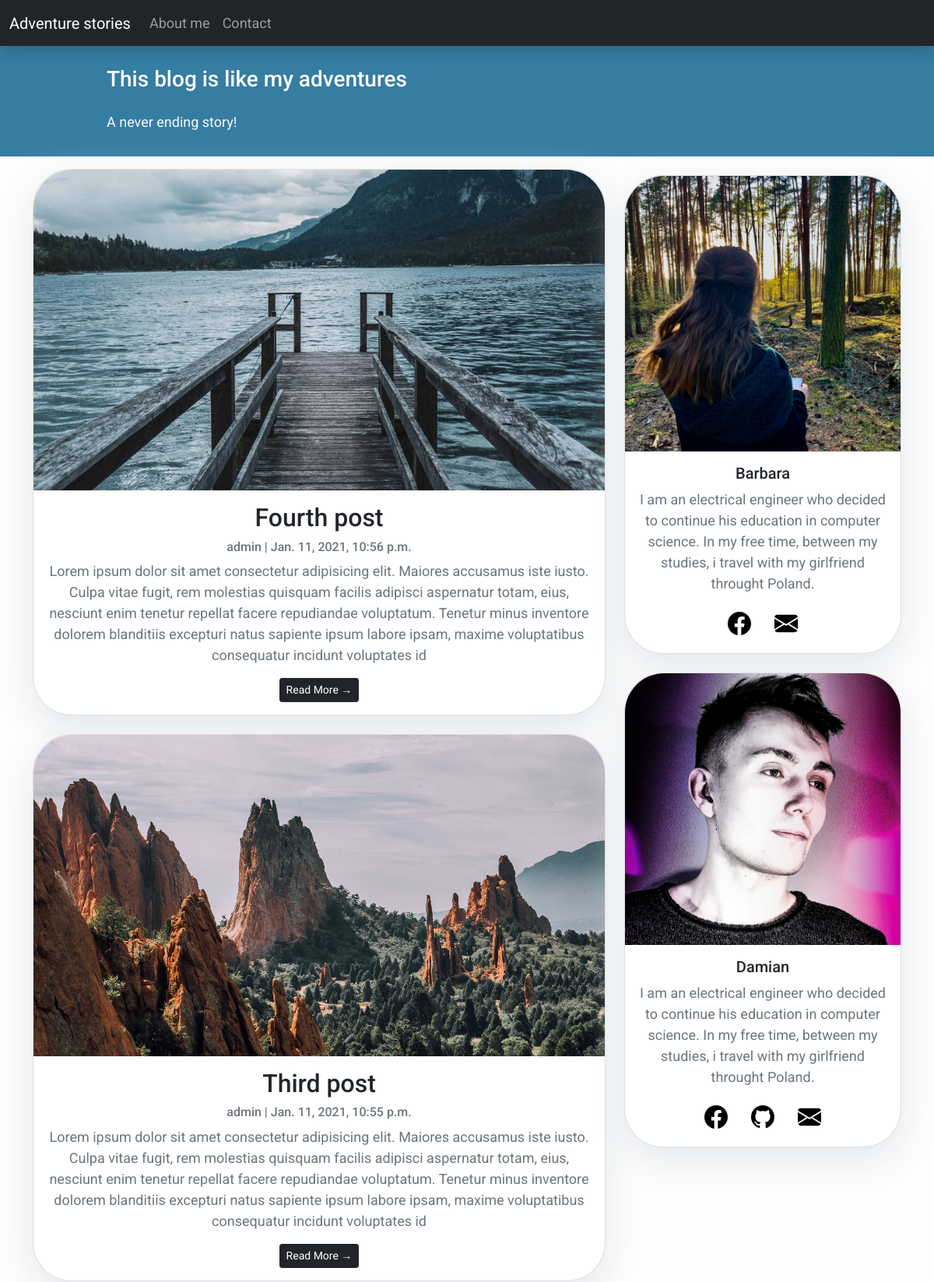
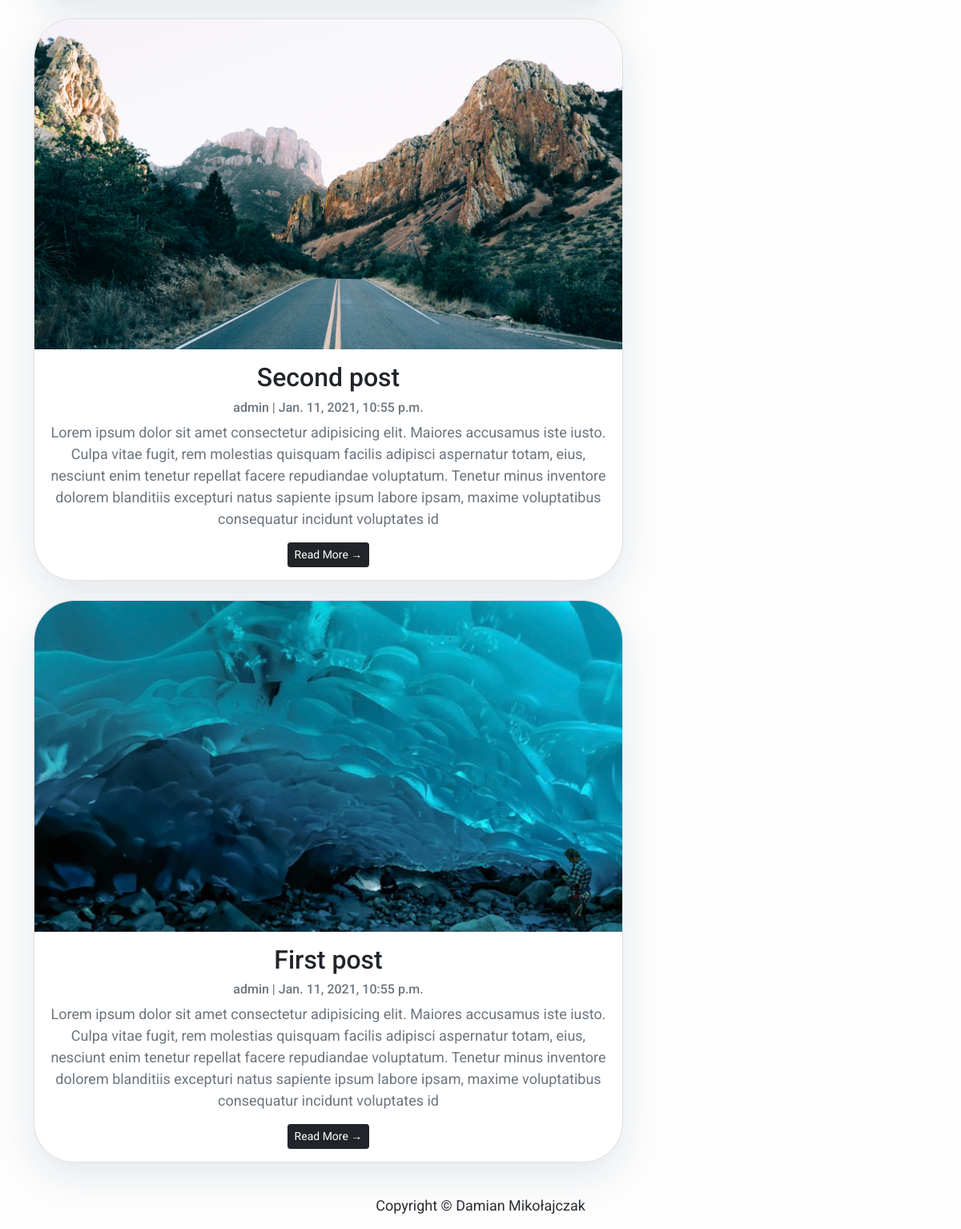
Before: / with the older database file (2 pictures, top to bottom).
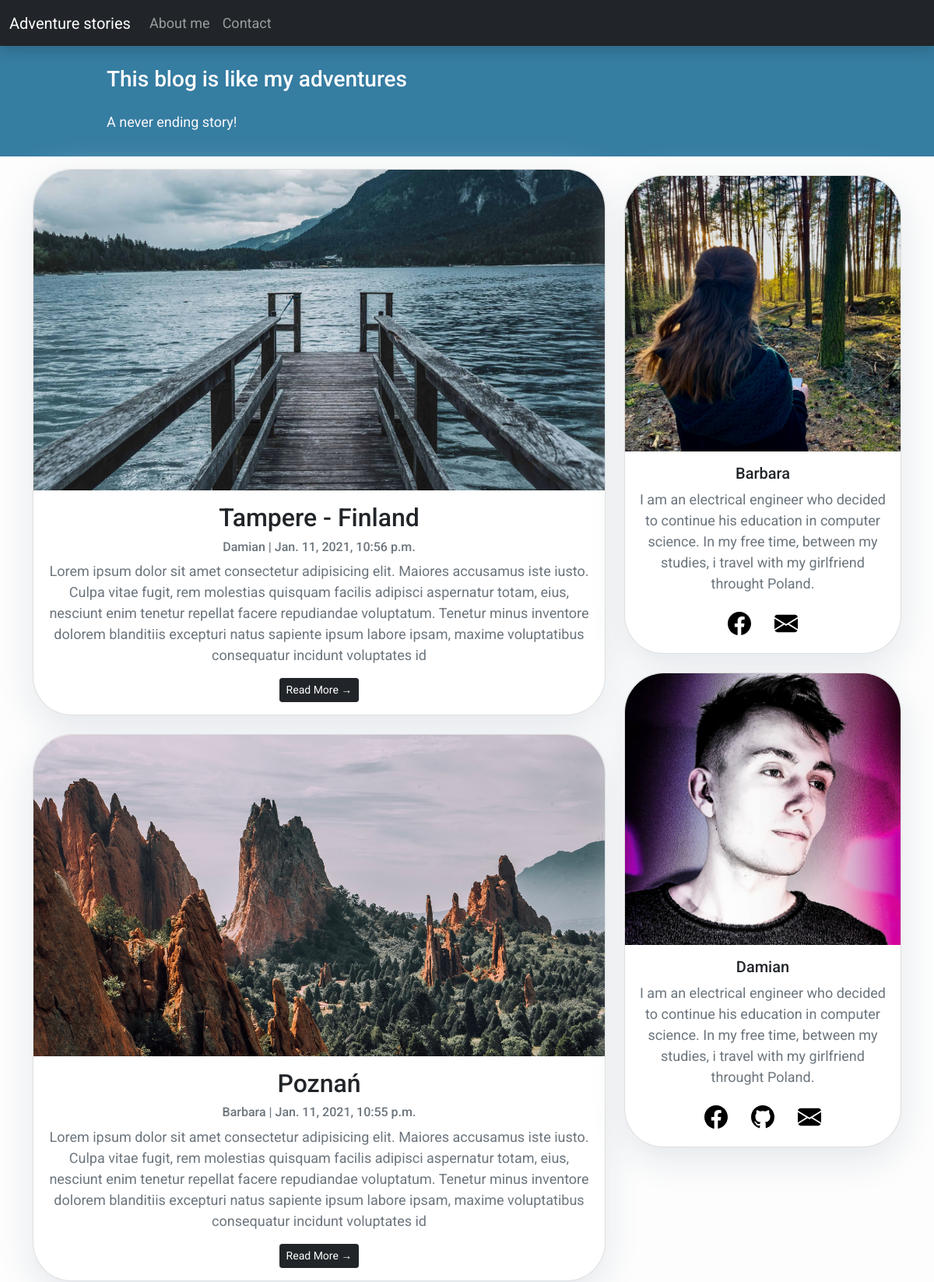
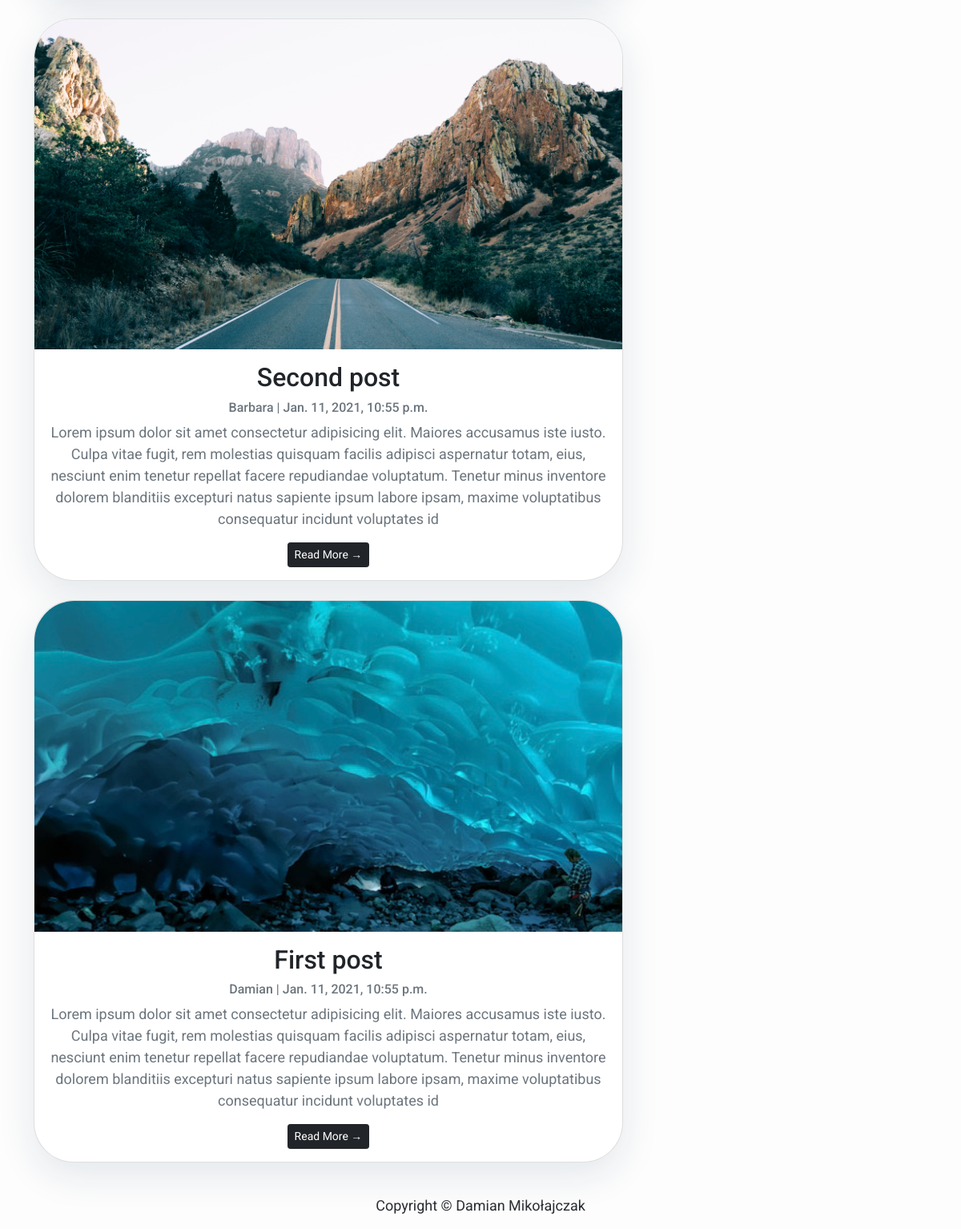
After: the same page with the newer database file (2 pictures, top to bottom).
### blogApp/models.py (models this page shows, shortened)
class Post(models.Model):
    title = models.CharField(max_length=200, unique=True)
    slug = models.SlugField(max_length=200, unique=True)
    author = models.ForeignKey(User, on_delete= models.CASCADE,related_name='blog_posts')
    updated_on = models.DateTimeField(auto_now= True)
    photo = models.ImageField(null=True, blank=True)
    content = models.TextField()
    created_on = models.DateTimeField(auto_now_add=True)
    status = models.IntegerField(choices=STATUS, default=0)
    class Meta:
        ordering = ['-created_on']

### blogApp/views.py (the view)
# urls.py: path('', views.PostList.as_view(), name='home'),
class PostList(generic.ListView):
    queryset = Post.objects.filter(status=1).order_by('-created_on')
    template_name = 'index.html'

### templates/index.html (shortened to what this page needs)
{% extends "base.html" %}
{% block content %}
<header class="masthead">
    <div class="container">
        <div class="row">
            <div class=" col-md-8 col-md-10 mx-auto">
                <div class="site-heading">
                    <h3 class="site-heading my-4 mt-3 text-white"> This blog is like my adventures  </h3>
                    <p class="text-light">A never ending story! </p>
                </div>
            </div>
        </div>
    </div>
</header>
<section>
    <div class="container">
        <div class="row">
            <div class="col-md-8 mt-3 left" >
                {% for post in post_list %}
                <div class="post-card card text-center mb-4" >
                    <img class="post-image card-img-top" src="{{post.photo.url}}" alt="Can't load photo">
                    <div class="card-body">
                        <h2 class="card-title">{{ post.title }}</h2>
                        <p class="card-text text-muted h6">{{ post.author }} | {{ post.created_on}} </p>
                        <p class="card-text text-muted">{{post.content|slice:":400" }}</p>
                        <a href="{% url 'entire_post' post.slug  %}" class="btn btn-dark btn-sm">Read More &rarr;</a>
                    </div>
                </div>
                {% endfor %}
            </div>
            {% block sidebar %} {% include 'sidebar.html' %} {% endblock sidebar %}
        </div>
    </div>
</section>
{%endblock%}

### templates/base.html (shortened to what this page needs)
<!DOCTYPE html>
<html>
    <head>
        <link href="https://cdn.jsdelivr.net/npm/bootstrap@5.0.0-beta1/dist/css/bootstrap.min.css" rel="stylesheet">
    </head>
    <body>
        <nav class="navbar navbar-expand-lg navbar-dark bg-dark shadow" id="mainNav">
            <div class="container-fluid">
                <a class="navbar-brand" href="{% url 'home' %}">Adventure stories</a>
                <div class="collapse navbar-collapse" id="navbarResponsive">
                    <ul class="navbar-nav ml-auto">
                        <li class="nav-item text-black">
                            <a class="nav-link text-black font-weight-bold" href="#">About me</a>
                        </li>
                        <li class="nav-item text-black">
                            <a class="nav-link text-black font-weight-bold" href="#">Contact</a>
                        </li>
                    </ul>
                </div>
            </div>
        </nav>
        {% block content %}
        {% endblock content %}
        <footer class="py-3 bg-grey">
            <p class="m-0 text-dark text-center ">Copyright &copy; Damian Mikołajczak</p>
        </footer>
    </body>
</html>

### templates/sidebar.html (shortened to what this page needs)
{% block sidebar %}
<div class="col-md-4 float-right ">
    <div class="user-card card my-4">
        <img class="user-image card-img-top" src="images/barbara.jpg" alt="Here should be Barbaras face :)">
        <div class="card-body  text-center">
            <h5 class="card-title" >Barbara</h5>
            <p class="card-text text-muted">
                I am an electrical engineer who decided to continue his education in computer science. In my free time, between my studies, i travel with my girlfriend throught Poland.</p>
                <a href="https://www.facebook.com/basia.sibinska" class="btn btn-link"><img class="btn-img" src="images/facebook.svg" alt="Facebook"></a>
                <a href="#" class="btn btn-link"><img class="btn-img"src="images/mail.svg" alt="Mail"></a>
        </div>
    </div>
    <div class="user-card card my-4">
        <img class="user-image card-img-top" src="images/damian.jpg" alt="Here should be Damians face :)">
        <div class="card-body  text-center">
            <h5 class="card-title" >Damian</h5>
            <p class="card-text text-muted">
                I am an electrical engineer who decided to continue his education in computer science. In my free time, between my studies, i travel with my girlfriend throught Poland.</p>
                <a href="https://www.facebook.com/damian49841" class="btn btn-link"><img class="btn-img" src="images/facebook.svg" alt="Facebook"></a>
                <a href="https://github.com/damianmikolajczak" class="btn btn-link"><img class="btn-img" src="images/github.svg" alt="GitHub"></a>
                <a href="#" class="btn btn-link"><img class="btn-img"src="images/mail.svg" alt="Mail"></a>
        </div>
    </div>
</div>
{% endblock sidebar %}

### templates/base.html (style rules this page uses)
body { font-family: "Roboto", sans-serif; font-size: 17px; background-color: #fdfdfd; }
.masthead { background: rgb(54, 125, 162); height: auto; padding-bottom: 15px; padding-top: 10px; }

### templates/index.html (style rules this page uses)
body { font-family: "Roboto", sans-serif; font-size: 18px; background-color: #fdfdfd; }
.post-image { height: auto; border-top-left-radius: 50px; border-top-right-radius: 50px; }
.post-card { border-radius: 50px; }

### templates/sidebar.html (style rules this page uses)
.card { box-shadow: 0 16px 48px #E3E7EB; }
.user-card { border-radius: 50px; }
.user-image { height: auto; border-top-left-radius: 50px; border-top-right-radius: 50px; }
.btn-img { height: 30px; }

Changed rows visible on the page:
changed Post: title "Fourth post" → "Tampere - Finland"; author "admin" → "Damian"
changed Post: title "Third post" → "Poznań"; author "admin" → "Barbara"
changed Post "Second post": author "admin" → "Barbara"
changed Post "First post": author "admin" → "Damian"
